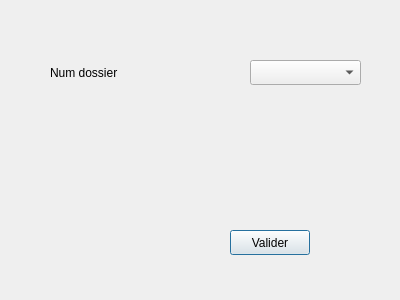
<?xml version="1.0" encoding="UTF-8"?>
<ui version="4.0">
 <class>Dialog</class>
 <widget class="QDialog" name="Dialog">
  <property name="geometry">
   <rect>
    <x>0</x>
    <y>0</y>
    <width>400</width>
    <height>300</height>
   </rect>
  </property>
  <property name="windowTitle">
   <string>selectionner le dossier</string>
  </property>
  <widget class="QComboBox" name="comboBox_fct_4">
   <property name="geometry">
    <rect>
     <x>250</x>
     <y>60</y>
     <width>111</width>
     <height>25</height>
    </rect>
   </property>
  </widget>
  <widget class="QLabel" name="label">
   <property name="geometry">
    <rect>
     <x>50</x>
     <y>60</y>
     <width>141</width>
     <height>25</height>
    </rect>
   </property>
   <property name="text">
    <string>Num dossier</string>
   </property>
  </widget>
  <widget class="QPushButton" name="pushButton">
   <property name="geometry">
    <rect>
     <x>230</x>
     <y>230</y>
     <width>80</width>
     <height>25</height>
    </rect>
   </property>
   <property name="text">
    <string>Valider</string>
   </property>
  </widget>
 </widget>
 <resources/>
 <connections>
  <connection>
   <sender>pushButton</sender>
   <signal>clicked()</signal>
   <receiver>Dialog</receiver>
   <slot>envoyer()</slot>
   <hints>
    <hint type="sourcelabel">
     <x>260</x>
     <y>247</y>
    </hint>
    <hint type="destinationlabel">
     <x>343</x>
     <y>149</y>
    </hint>
   </hints>
  </connection>
 </connections>
 <slots>
  <slot>envoyer()</slot>
 </slots>
</ui>
